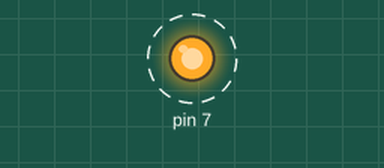
Simulated run of this program. Board: Raspberry Pi (header pin numbers). Shown: output pins drawn as LEDs (lit = HIGH). Dashed ring = blinking. At 100.0 s the program stops and its outputs stay as they are.

Above: at 0.5 s.
Timing chart, 0 to 4.6 s (numbered marks = the images above):
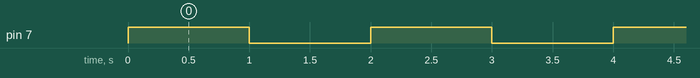

Measured:
- by itself, pin 7: alternates HIGH for 1.0 s and LOW for 1.0 s, 100 changes in all, then stays LOW

The program:

blink.py
```python
# makes LED blink using GPIO

import RPi.GPIO as GPIO
import time

GPIO.setmode(GPIO.BOARD)
GPIO.setup(7, GPIO.OUT)

for i in range(50):
	GPIO.output(7, True)
	time.sleep(1)
	GPIO.output(7, False)
	time.sleep(1)

GPIO.cleanup()
```
